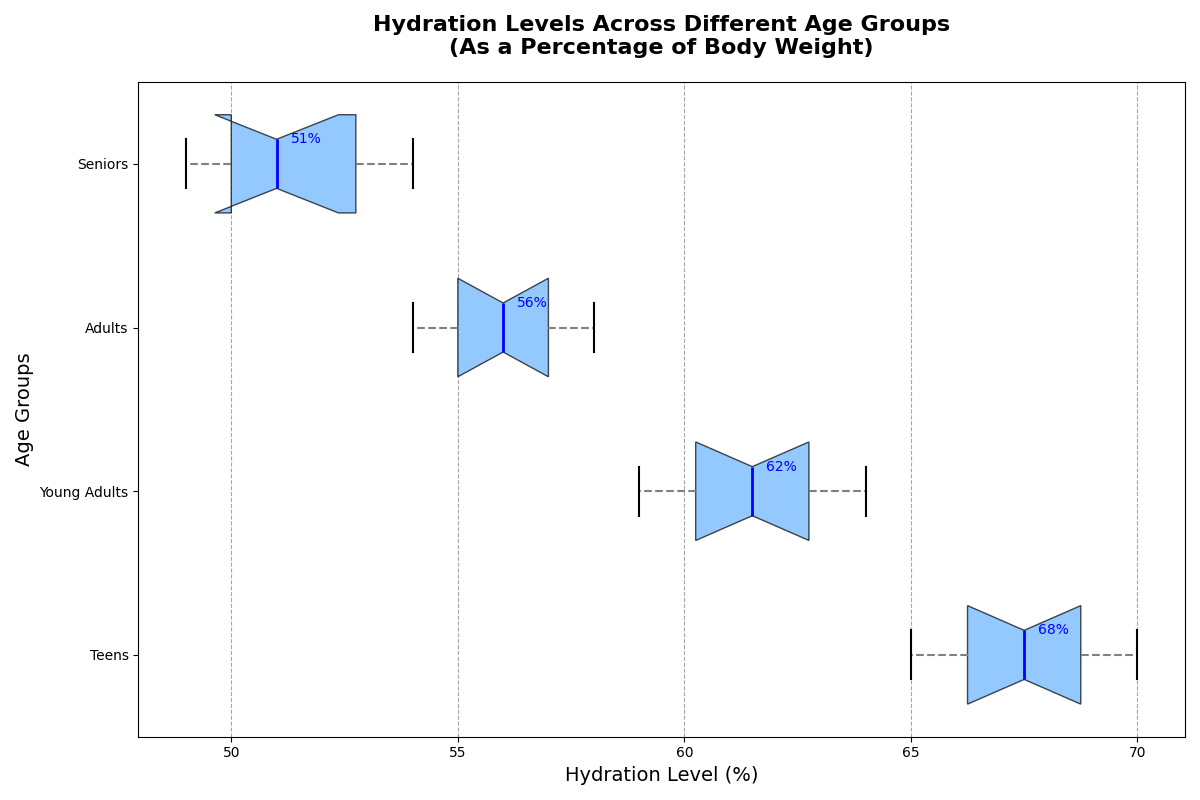

Write Python code to recreate this figure.
import matplotlib.pyplot as plt
import numpy as np

# Data for hydration levels as percentage of body weight across different age groups
teens_hydration = [66, 67, 68, 65, 70, 69, 68, 67, 66, 69]
young_adults_hydration = [60, 62, 61, 59, 63, 64, 62, 61, 60, 63]
adults_hydration = [55, 56, 58, 54, 57, 56, 55, 58, 54, 57]
seniors_hydration = [50, 52, 51, 49, 53, 54, 51, 50, 49, 53]

data = [teens_hydration, young_adults_hydration, adults_hydration, seniors_hydration]
age_groups = ["Teens", "Young Adults", "Adults", "Seniors"]

fig, ax = plt.subplots(figsize=(12, 8))

# Create the horizontal box plot
boxplot = ax.boxplot(data, patch_artist=True, vert=False, labels=age_groups, notch=True, widths=0.6)

# Apply a single color to all box plots
single_color = '#66B3FF'
for patch in boxplot['boxes']:
    patch.set_facecolor(single_color)
    patch.set_alpha(0.7)

# Customizing whiskers, caps, medians, and outliers
plt.setp(boxplot['whiskers'], color='gray', linewidth=1.5, linestyle="--")
plt.setp(boxplot['caps'], color='black', linewidth=1.5)
plt.setp(boxplot['medians'], color='blue', linewidth=2)
plt.setp(boxplot['fliers'], marker='o', color='red', alpha=0.6)

ax.set_title("Hydration Levels Across Different Age Groups\n(As a Percentage of Body Weight)", fontsize=16, fontweight='bold', pad=20)
ax.set_xlabel("Hydration Level (%)", fontsize=14)
ax.set_ylabel("Age Groups", fontsize=14)

ax.xaxis.grid(True, linestyle='--', color='grey', alpha=0.7)

for i, median in enumerate(boxplot['medians']):
    y_median = median.get_ydata()[1]
    x_median = median.get_xdata()[0]
    ax.annotate(f'{x_median:.0f}%', xy=(x_median, y_median), xytext=(10, 0),
                textcoords='offset points', color='blue', fontsize=10, va='center')

plt.tight_layout()
plt.show()
